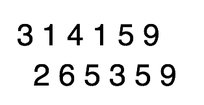
#> input picture 05Face-OCR/resData/numbers.png, 204 x 105 px, shrunk from 314 x 162 before the run
$ python 03ocr_in_out.py
#> lines starting #> are read from the running program, lines starting #| are printed output that depends on the picture; after the words box and inside, x2 and y2 are one past the last pixel; in counts of white or black regions, pixels touching at a corner belong together
import cv2

# 숫자 인식을 위한 이미지 지정(하나씩 테스트)
# 아래 리스트는 [원본이미지명, 저장될이미지명] 형태로 작성
TEST_IMG = ['numbers.png', 'numbers_contour.png']
# TEST_IMG = ['numbers100.png', 'numbers100_contour.png']

# 이미지 로드
im = cv2.imread(f'./resData/{TEST_IMG[0]}')
#> im is the input picture: shape (105, 204, 3); min 0, max 255, mean 235.1

# 그레이스케일로 변환
gray = cv2.cvtColor(im, cv2.COLOR_BGR2GRAY)
# 가우시안블러를 적용하여 노이즈를 제거
blur = cv2.GaussianBlur(gray, (5, 5), 0)
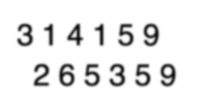
#> blur: shape (105, 204); min 9, max 255, mean 235.1
# 적응형 이진화 적용
thresh = cv2.adaptiveThreshold(blur, 255, 1, 1, 11, 2)
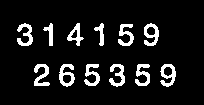
#> thresh: shape (105, 204); 9.6% white; 12 white regions
# 윤곽 추출하기
contours = cv2.findContours(thresh,
                            cv2.RETR_LIST,
                            cv2.CHAIN_APPROX_SIMPLE)[0]
#> contours = 16 contours; largest, box (x1, y1, x2, y2) and area: (59, 64, 75, 87) 214, (160, 64, 176, 87) 211, (144, 23, 159, 46) 206, (67, 23, 84, 46) 152, (34, 64, 50, 86) 140
for cnt in contours:
    x, y, w, h = cv2.boundingRect(cnt)

    if h < 20:
        continue
    red = (0, 0, 255)

    cv2.rectangle(im, (x,y), (x+w, y+h), red, 2)
#> this loop made 16 passes
#> (x, y, w, h) on passes 1 to 12: (62, 74, 10, 10), (163, 66, 10, 11), (160, 64, 16, 23), (135, 64, 15, 22), (109, 64, 16, 23), (84, 64, 16, 22), (59, 64, 16, 23), (34, 64, 16, 22), (70, 29, 8, 10), (146, 26, 10, 10), (118, 24, 16, 22), (144, 23, 15, 23)
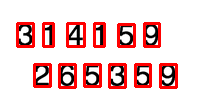
#> im: shape (105, 204, 3); 12.41% of pixels changed, all inside (x1, y1, x2, y2) = (16, 22, 178, 89)

cv2.imwrite(f'./saveFiles/{TEST_IMG[1]}', im)
print("Task Finished..!!")
